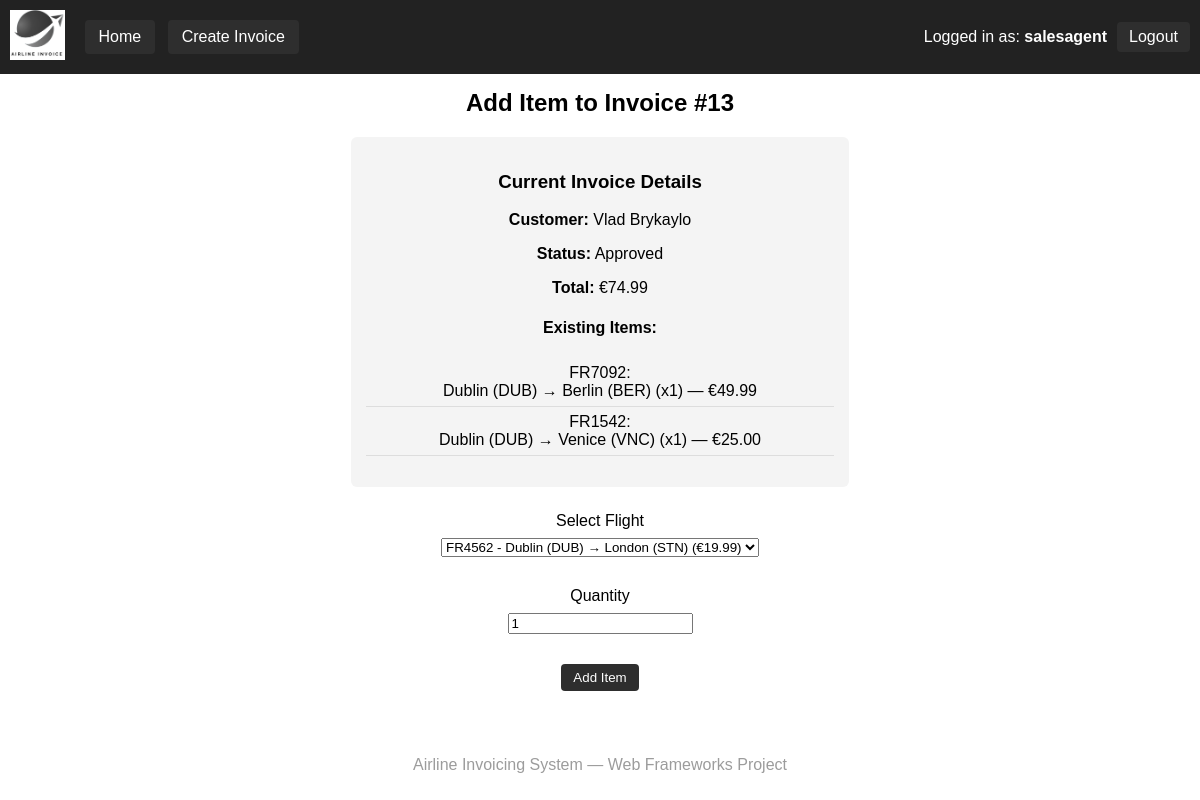
The app's page /invoices/13/add-item/ (signed in) with its own data.
### polls/models.py (models this page shows, shortened)
class Invoice(models.Model):
    customer = models.ForeignKey(Customer, on_delete=models.CASCADE)
    created_by = models.ForeignKey(User, on_delete=models.CASCADE)
    date = models.DateField(auto_now_add=True)
    status = models.CharField(max_length=20, default="Pending")
    total = models.DecimalField(max_digits=10, decimal_places=2, default=0)

class Customer(models.Model):
    name = models.CharField(max_length=100)
    email = models.EmailField()

class InvoiceItem(models.Model):
    invoice = models.ForeignKey(Invoice, on_delete=models.CASCADE)
    flight = models.ForeignKey(Flight, on_delete=models.CASCADE)
    quantity = models.PositiveIntegerField(default=1)
    line_total = models.DecimalField(max_digits=10, decimal_places=2)

class Flight(models.Model):
    flight_number = models.CharField(max_length=20)
    origin = models.CharField(max_length=100)
    destination = models.CharField(max_length=100)
    departure_time = models.DateTimeField()
    base_price = models.DecimalField(max_digits=10, decimal_places=2)

### polls/views.py (the view, shortened to what this page needs)
# urls.py: path('invoices/<int:invoice_id>/add-item/', views.add_invoice_item, name='add_invoice_item'),
@login_required
def add_invoice_item(request, invoice_id):
    if not user_has_role(request.user, 'SalesAgent'):
        return render(request, 'no_permission.html')
    invoice = get_object_or_404(Invoice, id=invoice_id)
    flights = Flight.objects.all()
    return render(request, 'add_invoice_item.html', {
        'invoice': invoice,
        'flights': flights
    })

### polls/views.py (called while the page is built)
def user_has_role(user, role_name):
    if user.username == "Admin":
        return True
    return hasattr(user, 'userprofile') and user.userprofile.role == role_name

### polls/templates/add_invoice_item.html (shortened to what this page needs)
{% extends 'base.html' %}
{% block content %}
<h2>Add Item to Invoice #{{ invoice.id }}</h2>
<div style="margin-bottom:20px; padding:15px; background:#f4f4f4; border-radius:6px; width:40%; margin:auto;">
    <h3>Current Invoice Details</h3>
    <p><strong>Customer:</strong> {{ invoice.customer.name }}</p>
    <p><strong>Status:</strong> {{ invoice.status }}</p>
    <p><strong>Total:</strong> €{{ invoice.total }}</p>
    <h4>Existing Items:</h4>
    {% if invoice.invoiceitem_set.all %}
        <ul style="list-style:none; padding:0;">
            {% for item in invoice.invoiceitem_set.all %}
                <li style="padding:6px 0; border-bottom:1px solid #ddd;">
                    {{ item.flight.flight_number }}: <br>
                    {{ item.flight.origin }} → {{ item.flight.destination }}
                    (x{{ item.quantity }}) — €{{ item.line_total }}
                </li>
            {% endfor %}
        </ul>
    {% endif %}
</div>
<form method="POST" style="margin-top:25px;">
    <div>
        <label>Select Flight</label><br>
        <select name="flight">
            {% for flight in flights %}
            <option value="{{ flight.id }}">
                {{ flight.flight_number }} - {{ flight.origin }} → {{ flight.destination }} (€{{ flight.base_price }})
            </option>
            {% endfor %}
        </select>
    </div>
    <br>
    <div>
        <label>Quantity</label><br>
        <input type="number" name="quantity" value="1" min="1">
    </div>
    <br>
    <button class="btn">Add Item</button>
</form>
{% endblock %}

### polls/templates/base.html (shortened to what this page needs)
{% load static %}
<!DOCTYPE html>
<html>
<head>
</head>
<body>
<header>
    <div style="display:flex; align-items:center; gap:20px;">
        <a href="{% url 'invoice_list' %}">
            <img src="{% static 'polls/images/airline.logo.png' %}"
                 alt="Airline Logo"
                 style="height:50px; width:auto;">
        </a>
        <nav>
            {% if user.is_authenticated %}
                {% if user.username == "Admin" %}
                    <a href="{% url 'invoice_list' %}">Home</a>
                    <a href="{% url 'create_invoice' %}">Create Invoice</a>
                    <a href="{% url 'invoice_list' %}">Update Status</a>
                    <a href="{% url 'customer_report' %}">Reports</a>
                {% else %}
                    <a href="{% url 'invoice_list' %}">Home</a>
                    {% if user.userprofile.role == "SalesAgent" %}
                        <a href="{% url 'create_invoice' %}">Create Invoice</a>
                    {% endif %}
                {% endif %}
            {% endif %}
        </nav>
    </div>
    {% if user.is_authenticated %}
    <div class="right-side">
        <span>Logged in as: <strong>{{ user.username }}</strong></span>
        <a href="{% url 'logout' %}" class="btn">Logout</a>
    </div>
    {% endif %}
</header>
<div class="container">
    {% block content %}{% endblock %}
</div>
<footer>
    Airline Invoicing System — Web Frameworks Project
</footer>
</body>
</html>

### polls/templates/base.html (style rules this page uses)
body { font-family: Arial; margin: 0; padding: 0; text-align: center; }
header { background: #222; color: white; padding: 10px; display: flex; justify-content: space-between; align-items: center; }
nav a { color: white; background: #2e2e2e; padding: 8px 14px; border-radius: 4px; margin-right: 8px; display: inline-block; text-decoration: none; }
.right-side { display: flex; align-items: center; gap: 10px; border-radius: 4px; }
.container { padding: 15px; }
h1, h2 { margin-top: 0; }
.btn { padding: 6px 12px; background: #2e2e2e; color: white; text-decoration: none; border: none; cursor: pointer; border-radius: 4px; }
form { margin-top: 20px; }
input, select { margin-top: 8px; margin-bottom: 12px; }
footer { margin-top: 40px; padding: 10px; color: #9c9c9c; }

### records on screen
Invoice: id "13", customer.name "Vlad Brykaylo", status "Approved", total "74.99"
InvoiceItem: flight.flight_number "FR7092", flight.origin "Dublin (DUB)", flight.destination "Berlin (BER)", quantity "1", line_total "49.99"
InvoiceItem: flight.flight_number "FR1542", flight.origin "Dublin (DUB)", flight.destination "Venice (VNC)", quantity "1", line_total "25.00"

### other values on screen
{{ user.username }} "salesagent"
form field flight "FR4562 - Dublin (DUB) → London (STN) (€19.99)"
